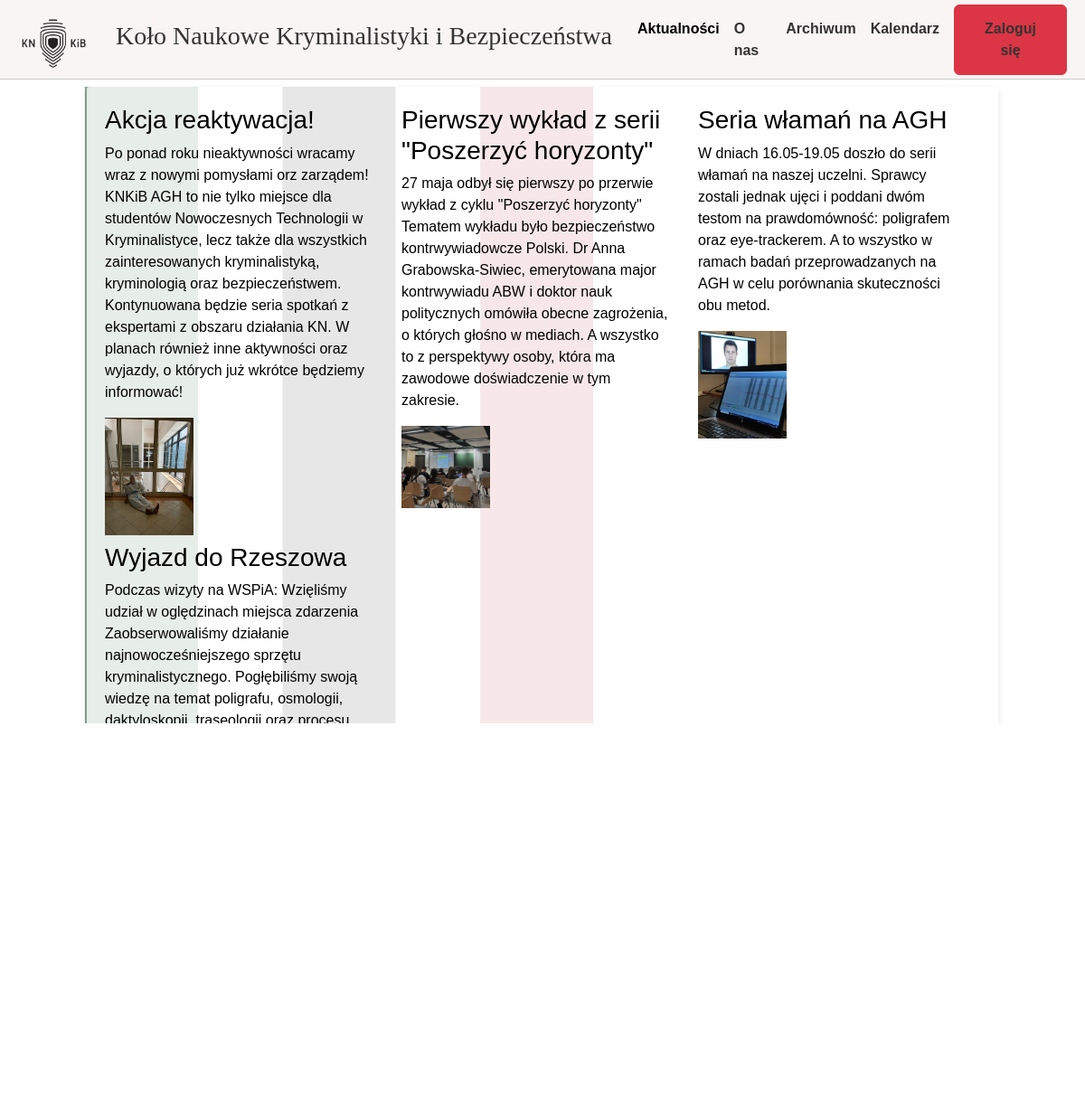
The page /archiwum on the database its author committed.
### app.py (models this page shows, shortened)
class Post(db.Model):
    id = db.Column(db.Integer, primary_key=True)
    title = db.Column(db.String(80), nullable=False)
    content = db.Column(db.String(500), nullable=False)
    image_name = db.Column(db.String(120), nullable=False)

### posts.py (the view)
@posts_bp.route('/archiwum', methods=['GET', 'POST'])
def Archiwum():
    posts = app.Post.query.filter(app.Post.id <= app.Post.query.count())
    return render_template('archiwum.html', posts=posts)

### templates/archiwum.html (shortened to what this page needs)
{%extends "base.html"%}
{%block body%}
    <div class="d-block" id="blok2">
        {% for article_row in posts | batch(3) %}
<div class="row">
    {% for post in article_row %}
        {%if post is not none%}
        <div class="m-1" id="blok_post" >
            <h3>{{post.title}}</h3>
            <p>{{post.content}}</p>
            <img src="{{ url_for('static', filename='images/' ~ post.image_name) }}" style="width: 33%;">
        </div>
        {%endif%}
    {% endfor %}
</div>
{% endfor %}
    </div>
{%endblock%}

### templates/base.html (shortened to what this page needs)
<!DOCTYPE html>
<html lang="en">
<head>
    <link href="https://cdn.jsdelivr.net/npm/bootstrap@5.3.3/dist/css/bootstrap.min.css" rel="stylesheet">
    <link rel= "stylesheet" type= "text/css" href= "{{ url_for('static',filename='styles/style.css') }}">
</head>
<body id="bd" >
  <div id="bg" style="background: url('static/images/tloagh.png') repeat left center; background-size: 100%;">
    <nav class="navbar navbar-expand-lg" id="nvbr">
      <div class="container-fluid">
        <img class="d-inline m-2" src="{{url_for('static',filename='images/logor.png')}} " id="logo" />
        <a class="navbar-brand me-auto" href="#">
          <h3 class="navbar-collapse collapse" style="font-family: fantasy;"
          >Koło Naukowe Kryminalistyki i Bezpieczeństwa</h3>
        </a>
        <div class="offcanvas offcanvas-end" id="navbarSupportedContent">
          <div class="offcanvas-body">
            <ul class="navbar-nav ms-auto mb-2 mb-lg-0">
          <li class="nav-item">
            <a class="nav-link active" href="{{url_for('start')}}">Aktualności</a>
          </li>
          <li class="nav-item">
            <a class="nav-link" href="{{url_for('aboutus')}}">O nas</a>
          </li>
          <li class="nav-item">
            <a class="nav-link" href="{{url_for('posts.Archiwum')}}">Archiwum</a>
          </li>
          <li class="nav-item">
            <a class="nav-link" href="{{url_for('calendar')}}">Kalendarz</a>
          </li>
        </ul>
      </div>
    </div>
    {%if not current_user.is_authenticated%}
    <a class="btn btn-danger m-2" id="butt" href="{{url_for('auth.index')}}" role="button">Zaloguj się</a>
    {%else%}
    <a class="btn btn-danger m-2" id="butt" href="{{url_for('logout')}}" role="button">Wyloguj się</a>
    {%endif%}
</div>
</nav>
{%block body%}
{%endblock%}
</div>
<footer class="bg-body-tertiary text-center text-lg-start align-items-center justify-content-center">
  <div class="text-center pt-3 pb-1" style="background-color: #ddd;">
    <p>Koło Naukowe Kryminalistyki i Bezpieczeństwa AGH</p>
  </div>
</footer>
</body>
</html>

### static/styles/style.css (style rules this page uses)
#bd, html { font-family: Arial, sans-serif; margin: 0; padding: 0; width: 100%; height: 100%; overflow-x: hidden; }
#bg { width: 100%; padding: 0; margin: 0; min-height: 100%; }
#nvbr { background-color: #f9f5f5; border-bottom: 1px solid #ccc; position: fixed; top: 0; width: 100%; z-index: 1000; }
.navbar { list-style: none; padding: 0; margin: 0; display: flex; justify-content: space-around; align-items: center; height: 5.5em; }
.navbar li { display: inline; }
.navbar a { text-decoration: none; color: #333; font-weight: bold; padding: 14px 20px; display: block; }
#blok2 { background-color: rgba(255, 255, 255, 0.8); color: #000; border-radius: 3px; box-shadow: 0 4px 8px rgba(0, 0, 0, 0.1); padding: 1em; margin:6em; }
#logo { width: 5em; height: 5em; }
#blok_post { width: 32%; }

### rows shown on the page
Post: title "Akcja reaktywacja!", content "Po ponad roku nieaktywności wracamy wraz z nowymi pomysłami orz zarządem! KNKiB AGH to nie tylko miejsce dla studentów Nowoczesnych Technologii w Kryminalistyce, lecz także dla wszystkich zainteresowanych kryminalistyką, kryminologią oraz bezpieczeństwem. Kontynuowana będzie seria spotkań z ekspertami z obszaru działania KN. W planach również inne aktywności oraz wyjazdy, o których już wkrótce będziemy informować!", image_name (picture)
Post: title "Pierwszy wykład z serii \"Poszerzyć horyzonty\"", content "27 maja odbył się pierwszy po przerwie wykład z cyklu \"Poszerzyć horyzonty\" Tematem wykładu było bezpieczeństwo kontrwywiadowcze Polski. Dr Anna Grabowska-Siwiec, emerytowana major kontrwywiadu ABW i doktor nauk politycznych omówiła obecne zagrożenia, o których głośno w mediach. A wszystko to z perspektywy osoby, która ma zawodowe doświadczenie w tym zakresie.", image_name (picture)
Post: title "Seria włamań na AGH", content "W dniach 16.05-19.05 doszło do serii włamań na naszej uczelni. Sprawcy zostali jednak ujęci i poddani dwóm testom na prawdomówność: poligrafem oraz eye-trackerem. A to wszystko w ramach badań przeprowadzanych na AGH w celu porównania skuteczności obu metod.", image_name (picture)
Post: title "Wyjazd do Rzeszowa", content "Podczas wizyty na WSPiA: Wzięliśmy udział w oględzinach miejsca zdarzenia Zaobserwowaliśmy działanie najnowocześniejszego sprzętu kryminalistycznego. Pogłębiliśmy swoją wiedzę na temat poligrafu, osmologii, daktyloskopii, traseologii oraz procesu powstawania portretów pamięciowych Sprawdziliśmy swoje umiejętności podczas symulacji za pomocą gogli VR.", image_name (picture)
